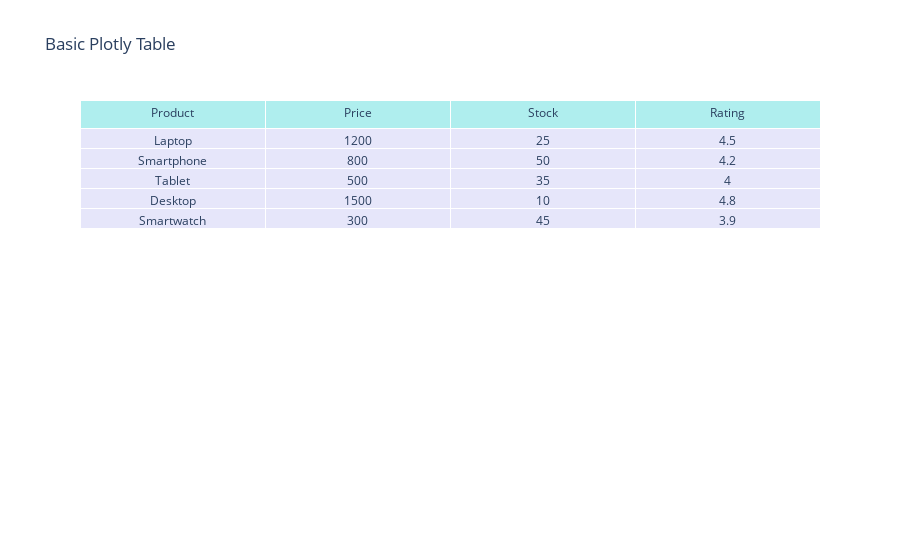

Notebook source saved alongside this figure:
### Code cell
# Create a basic table
fig1 = go.Figure(
    data=[
        go.Table(
            header=dict(values=list(df.columns), fill_color="paleturquoise", align="center"),
            cells=dict(values=[df[col] for col in df.columns], fill_color="lavender", align="center"),
        )
    ]
)

fig1.update_layout(title="Basic Plotly Table")
fig1.show()

### Figure 1 — Plotly figure (JSON) as saved in the notebook; plotly's stock layout.template omitted (floating-point values rounded to 4 significant figures)
{"data": [{"cells": {"align": "center", "fill": {"color": "lavender"}, "values": [["Laptop", "Smartphone", "Tablet", "Desktop", "Smartwatch"], [1200, 800, 500, 1500, 300], [25, 50, 35, 10, 45], [4.5, 4.2, 4, 4.8, 3.9]]}, "header": {"align": "center", "fill": {"color": "paleturquoise"}, "values": ["Product", "Price", "Stock", "Rating"]}, "type": "table"}], "layout": {"title": {"text": "Basic Plotly Table"}}}
